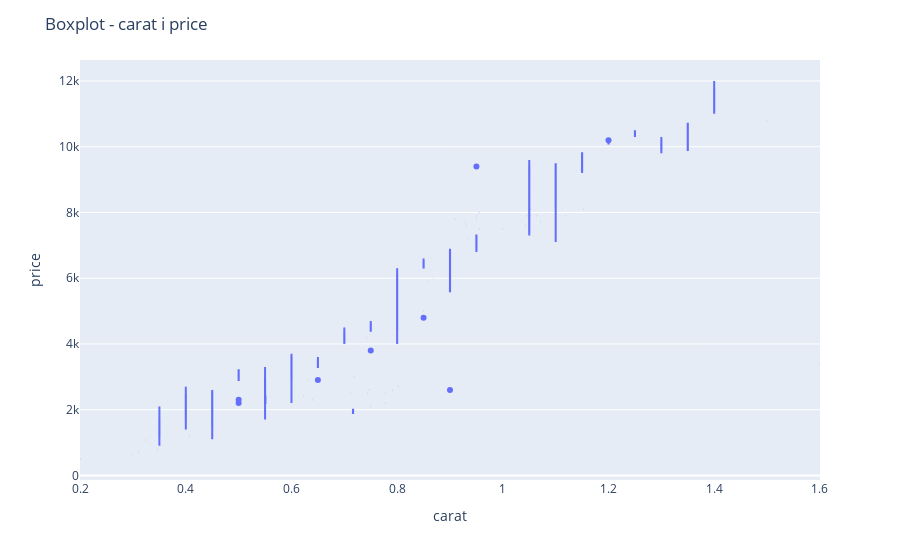
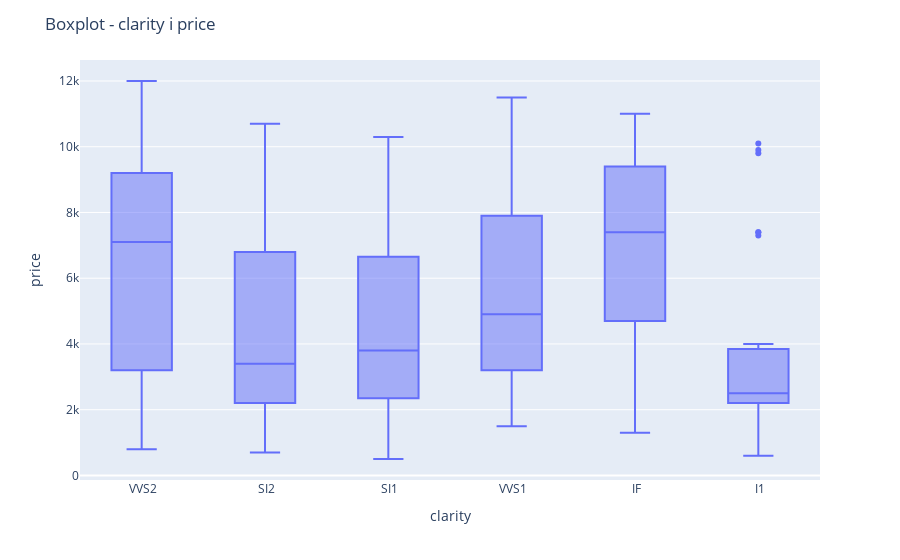
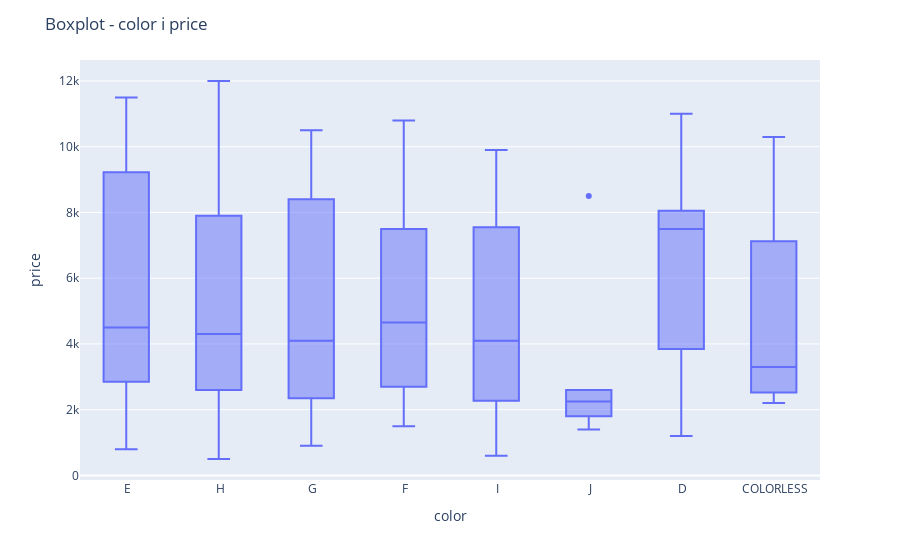
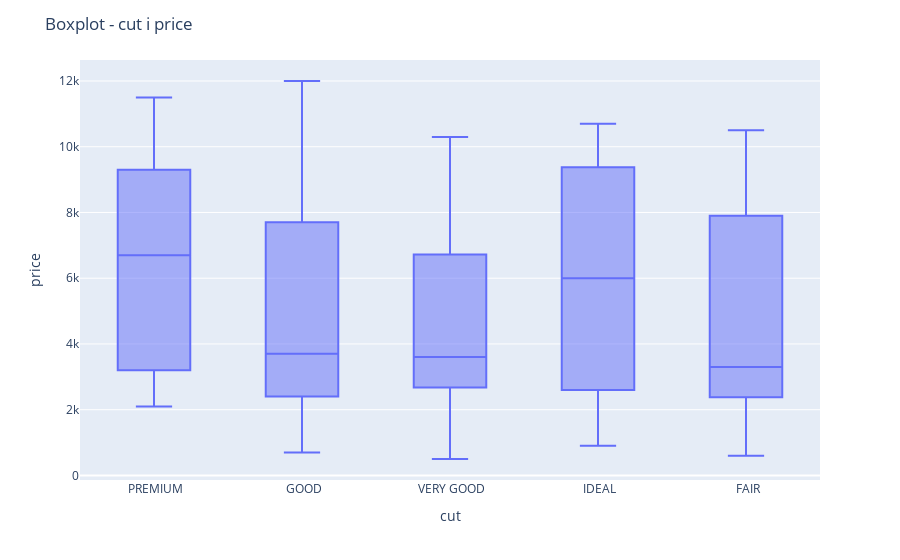

The code cell stored with these charts, in order, in its notebook:
### Code cell
import plotly.express as px

for column in data.columns[:-1]:
    fig = px.box(data, x=column, y='price')

    fig.update_layout(title=f'Boxplot - {column} i price', xaxis_title=column, yaxis_title='price')

    fig.show()

### Figure 1 — Plotly figure (JSON) as saved in the notebook; plotly's stock layout.template omitted (floating-point values rounded to 4 significant figures; data arrays with more than 128 entries replaced by an {"elided": "..."} marker saying what was removed)
{"data": [{"alignmentgroup": "True", "hovertemplate": "carat=%{x}<br>price=%{y}<extra></extra>", "legendgroup": "", "marker": {"color": "#636efa"}, "name": "", "notched": false, "offsetgroup": "", "orientation": "v", "showlegend": false, "type": "box", "x": {"elided": "185 float values"}, "x0": " ", "xaxis": "x", "y": {"elided": "185 int values"}, "y0": " ", "yaxis": "y"}], "layout": {"boxmode": "group", "legend": {"tracegroupgap": 0}, "margin": {"t": 60}, "title": {"text": "Boxplot - carat i price"}, "xaxis": {"anchor": "y", "domain": [0, 1], "title": {"text": "carat"}}, "yaxis": {"anchor": "x", "domain": [0, 1], "title": {"text": "price"}}}}

### Figure 2 — Plotly figure (JSON) as saved in the notebook; plotly's stock layout.template omitted (floating-point values rounded to 4 significant figures; data arrays with more than 128 entries replaced by an {"elided": "..."} marker saying what was removed)
{"data": [{"alignmentgroup": "True", "hovertemplate": "clarity=%{x}<br>price=%{y}<extra></extra>", "legendgroup": "", "marker": {"color": "#636efa"}, "name": "", "notched": false, "offsetgroup": "", "orientation": "v", "showlegend": false, "type": "box", "x": {"elided": "185 str values"}, "x0": " ", "xaxis": "x", "y": {"elided": "185 int values"}, "y0": " ", "yaxis": "y"}], "layout": {"boxmode": "group", "legend": {"tracegroupgap": 0}, "margin": {"t": 60}, "title": {"text": "Boxplot - clarity i price"}, "xaxis": {"anchor": "y", "domain": [0, 1], "title": {"text": "clarity"}}, "yaxis": {"anchor": "x", "domain": [0, 1], "title": {"text": "price"}}}}

### Figure 3 — Plotly figure (JSON) as saved in the notebook; plotly's stock layout.template omitted (floating-point values rounded to 4 significant figures; data arrays with more than 128 entries replaced by an {"elided": "..."} marker saying what was removed)
{"data": [{"alignmentgroup": "True", "hovertemplate": "color=%{x}<br>price=%{y}<extra></extra>", "legendgroup": "", "marker": {"color": "#636efa"}, "name": "", "notched": false, "offsetgroup": "", "orientation": "v", "showlegend": false, "type": "box", "x": {"elided": "185 str values"}, "x0": " ", "xaxis": "x", "y": {"elided": "185 int values"}, "y0": " ", "yaxis": "y"}], "layout": {"boxmode": "group", "legend": {"tracegroupgap": 0}, "margin": {"t": 60}, "title": {"text": "Boxplot - color i price"}, "xaxis": {"anchor": "y", "domain": [0, 1], "title": {"text": "color"}}, "yaxis": {"anchor": "x", "domain": [0, 1], "title": {"text": "price"}}}}

### Figure 4 — Plotly figure (JSON) as saved in the notebook; plotly's stock layout.template omitted (floating-point values rounded to 4 significant figures; data arrays with more than 128 entries replaced by an {"elided": "..."} marker saying what was removed)
{"data": [{"alignmentgroup": "True", "hovertemplate": "cut=%{x}<br>price=%{y}<extra></extra>", "legendgroup": "", "marker": {"color": "#636efa"}, "name": "", "notched": false, "offsetgroup": "", "orientation": "v", "showlegend": false, "type": "box", "x": {"elided": "185 str values"}, "x0": " ", "xaxis": "x", "y": {"elided": "185 int values"}, "y0": " ", "yaxis": "y"}], "layout": {"boxmode": "group", "legend": {"tracegroupgap": 0}, "margin": {"t": 60}, "title": {"text": "Boxplot - cut i price"}, "xaxis": {"anchor": "y", "domain": [0, 1], "title": {"text": "cut"}}, "yaxis": {"anchor": "x", "domain": [0, 1], "title": {"text": "price"}}}}
